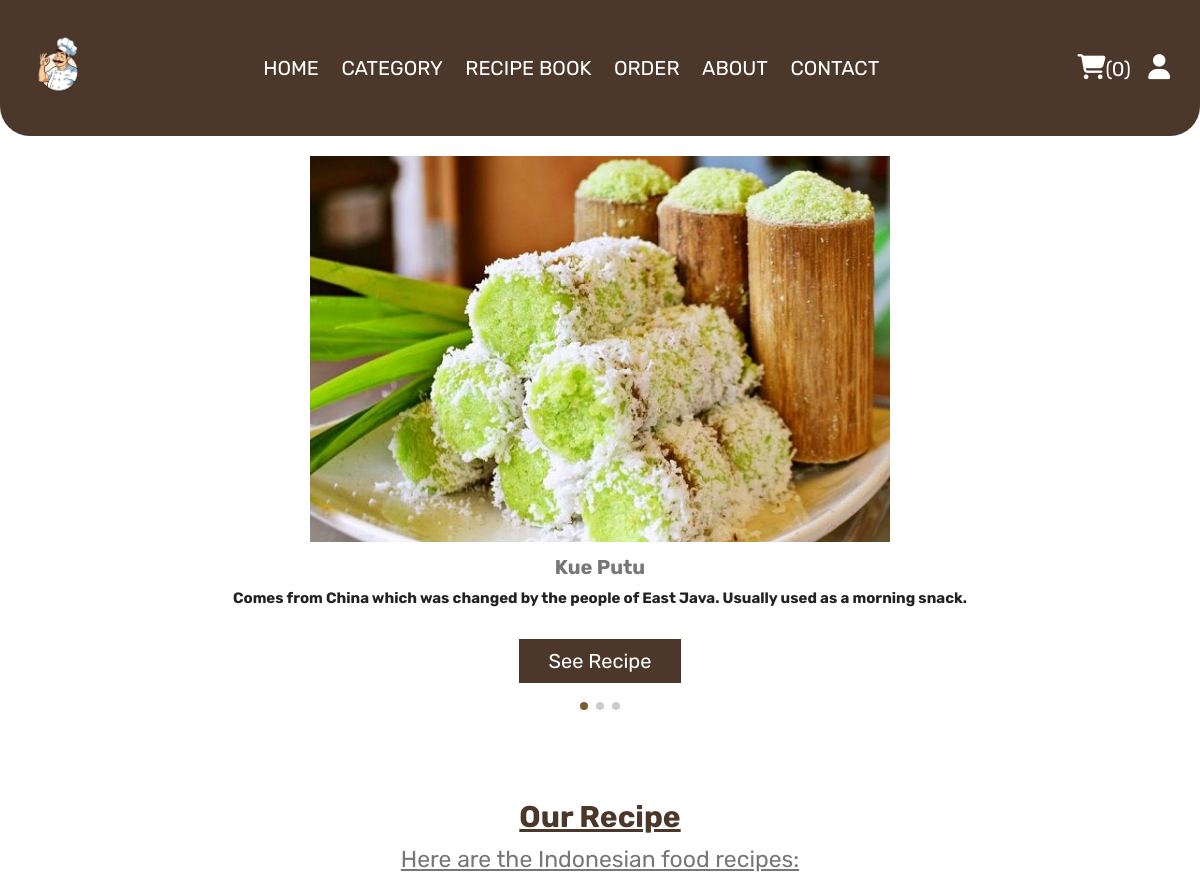
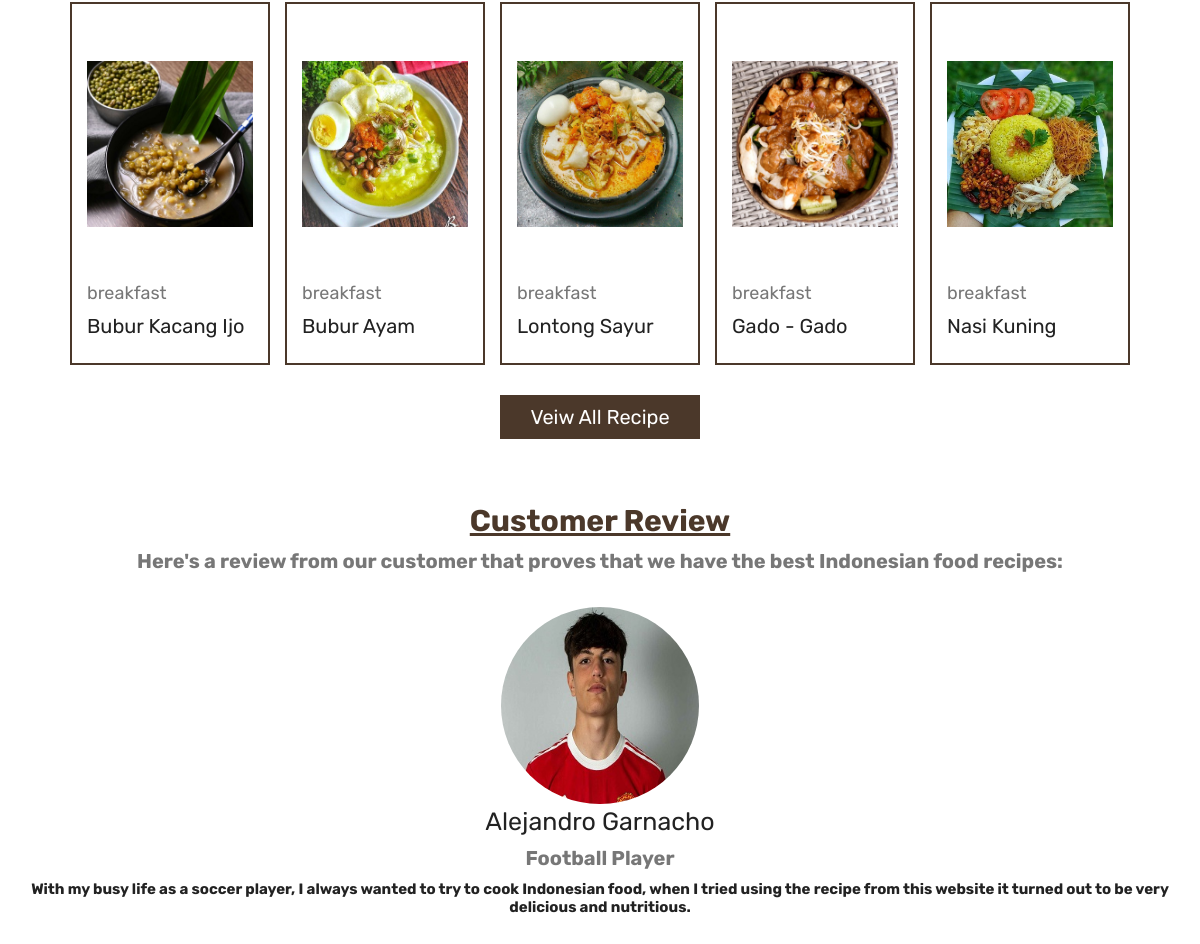
The app's page /home.php with its own data (2 pictures, top to bottom).
### tables this page shows
CREATE TABLE `recipe` (
  `id` int(100) NOT NULL,
  `name` varchar(100) NOT NULL,
  `type` varchar(100) NOT NULL,
  `description` text NOT NULL,
  `image` varchar(100) NOT NULL
);

### home.php (the view, shortened to what this page needs)
<?php
include 'components/connect.php';
?>
<!DOCTYPE html>
<html lang="en">
<head>
   <link rel="stylesheet" href="https://unpkg.com/swiper@8/swiper-bundle.min.css" />
   <link rel="stylesheet" href="https://cdnjs.cloudflare.com/ajax/libs/font-awesome/6.1.1/css/all.min.css">
   <link rel="stylesheet" href="css/style.css">
</head>
<body>
<?php include 'components/user_header.php'; ?>
<section class="hero">
   <div class="swiper hero-slider">
      <div class="swiper-wrapper">
         <div class="swiper-slide slide">
            <div class="content">
            <div class="image">
               <img src="images/carousel/kue_putu_bambu.jpg" alt="">
            </div>
               <h3>Kue Putu</h3>
               <h2>Comes from China which was changed by the people of East Java.
						Usually used as a morning snack.</h2>
                  <br>
                  <a href="type.php?type=snack" class="btn"> See Recipe </a>
            </div>
         </div>
         <div class="swiper-slide slide">
            <div class="content">
            <div class="image">
            </div>
               <h3>Cireng</h3>
               <h2>Cireng comes from the Sunda region.
						Made from starch/tapioca flour whose dough is fried.</h2>
                  <a href="type.php?type=snack" class="btn"> See Recipe </a>
            </div>
         </div>
         <div class="swiper-slide slide">
            <div class="content">
            <div class="image">
            </div>
               <h3>Sate Ayam Bumbu Kacang</h3>
               <h2>Chicken satay is a typical Indonesian food.
						Grilled over charcoal and served with peanut sauce or soy sauce.</h2>
                  <a href="type.php?type=dinner" class="btn"> See Recipe </a>
            </div>
         </div>
      </div>
      <div class="swiper-pagination"></div>
   </div>
</section>
<br>
<br>
<br>
<section class="products">
   <h1 class="title">Our Recipe</h1>
	<p>Here are the Indonesian food recipes:</p>
		<div class="box-container">
		   <?php
      		$select_recipe = $conn->prepare("SELECT * FROM `recipe` LIMIT 5");
         	$select_recipe->execute();
         	if($select_recipe->rowCount() > 0){
         	while($fetch_recipe = $select_recipe->fetch(PDO::FETCH_ASSOC)){
   		?>
   		<form action="" method="post" class="box">
         	<img src="uploaded_img/<?= $fetch_recipe['image']; ?>" alt="">
         	<a href="type.php?type=<?= $fetch_recipe['type']; ?>" class="cat"><?= $fetch_recipe['type']; ?></a>
         	<div class="name"><?= $fetch_recipe['name']; ?></div>
         </form>
         <?php
            }
         }else{
            echo '<p class="empty">No Recipe Added</p>';
         }
         ?>
		</div>
      <div class="more-btn">
      <a href="recipe.php" class="btn">Veiw All Recipe</a>
   </div>
   </section>
   <br>
   <br>
   <section class="hero">
   <h1 class="title">Customer Review</h1>
   <h2>Here's a review from our customer that proves that we have the best Indonesian food recipes: </h2>
   <br>
   <br>
   <div class="swiper hero-slider">
      <div class="swiper-wrapper">
      <div class="swiper-slide slide">
            <div class="content">
            <div class="image2">
               <img src="images/customer/garnacho.jpg" alt="">
            </div>
               <span>Alejandro Garnacho</span>
               <br>
               <h3>Football Player</h3>
               <h2>With my busy life as a soccer player, I always wanted to try to cook Indonesian food, when I tried using the recipe from this website it turned out to be very delicious and nutritious.</h2>
            </div>
         </div>
         <div class="swiper-slide slide">
            <div class="content">
            <div class="image2">
            </div>
               <span>Jeon Jungkook</span>
               <br>
               <h3>Singer</h3>
               <h2>I'm from South Korea and want to try to cook Indonesian food, but I find the recipe difficult to make and not convincing.
					When I saw this website and tried the recipe it turned out to be very easy and tastes delicious.</h2>
            </div>
         </div>
         <div class="swiper-slide slide">
            <div class="content">
            <div class="image2">
            </div>
               <span>Kwon Ji-yong</span>
               <br>
               <h3>Rapper, Fashion Designer</h3>
               <h2>With this website, I feel I can learn to cook Indonesian food easily and also when I cook with my abilities it turns out to be very tasty.</h2>
            </div>
         </div>
         </div>
      </div>
</section>
</body>
</html>

### components/user_header.php (shortened to what this page needs)
<header class="header">
   <section class="flex">
      <a class="logo" href="home.php"><img src="images/bnd.png" alt="BnS" width="50" /></a>
      <nav class="navbar">
         <a href="home.php">HOME</a>
         <a href="recipe.php">CATEGORY</a>
         <a href="book.php">RECIPE BOOK</a>
         <a href="orders.php">ORDER</a>
         <a href="about.php">ABOUT</a>
         <a href="contact.php">CONTACT</a>
      </nav>
      <div class="icons">
         <?php
            $count_cart_items = $conn->prepare("SELECT * FROM `cart` WHERE user_id = ?");
            $count_cart_items->execute([$user_id]);
            $total_cart_items = $count_cart_items->rowCount();
         ?>
         <a href="cart.php"><i class="fas fa-shopping-cart"></i><span>(<?= $total_cart_items; ?>)</span></a>
         <div id="user-btn" class="fas fa-user"></div>
      </div>
   </section>
</header>

### css/style.css (style rules this page uses)
:root { --yellow:#fed330; --red:#e74c3c; --white:#fff; --black:#222; --light-color:#777; --border:.2rem solid var(--black); --border2 : .2rem solid var(--coklat); --coklat : #4b382a; --coklat2 : #795c32; }
* { font-family: 'Rubik', sans-serif; margin:0; padding:0; box-sizing: border-box; outline: none; border: none; text-decoration: none; }
html { font-size: 62.5%; overflow-x: hidden; scroll-behavior: smooth; stop-opacity: 7rem; }
section { margin:0 auto; max-width: 1200px; padding:2rem; }
.title { font-size: 3rem; color:var(--coklat); text-transform: capitalize; text-decoration: underline; text-align: center; }
.btn, .delete-btn { margin-top: 1rem; display: inline-block; font-size: 2rem; padding:1rem 3rem; cursor: pointer; text-transform: capitalize; transition: .2s linear; }
.btn { background-color: var(--coklat); color:var(--white); }
.header { position: sticky; top:0; left:0; right:0; z-index: 1000; background-color: var(--coklat); border-radius: 0px 0px 30px 30px; padding: 10px 10px 10px 10px; }
.header .flex { display: flex; align-items: center; justify-content: space-between; position: relative; }
.header .flex .logo { font-size: 2.5rem; color:var(--white); }
.header .flex .navbar a { font-size: 2rem; color:var(--white); margin:0 1rem; }
.header .flex .icons > * { margin-left: 1.5rem; font-size: 2.5rem; color:var(--white); cursor: pointer; }
.header .flex .icons span { font-size: 2rem; }
.hero .slide { display: flex; align-items: center; flex-wrap: wrap-reverse; gap:2rem; margin-bottom: 4rem; }
.hero .slide .image { flex:1 1 40rem; text-align: center; }
.hero .slide .image img { width: 50%; }
.hero .slide .image2 { flex:1 1 20rem; }
.hero .slide .image2 img { width: 17%; text-align: center; border-radius: 50%; }
.hero .slide .content { flex:1 1 40rem; text-align: center; }
.hero .slide .content span { font-size: 2.5rem; color:var(--black); }
.hero .slide .content h3 { margin:1rem 0; font-size: 2rem; color:var(--light-color); text-transform: capitalize; }
.hero .slide .content h2 { margin:1rem 0; font-size: 1.5rem; color:var(--black); }
.hero h2 { margin:1rem 0; font-size: 2rem; color:var(--light-color); text-align: center; }
.products { display: flex; justify-content: center; gap:1rem; flex-flow: column; min-height: 20rem; }
.products .box-container { display: grid; grid-template-columns: repeat(auto-fit, 20rem); gap:1.5rem; justify-content: center; }
.products p { font-size: 2.3rem; color:var(--light-color); text-decoration: underline; text-align: center; }
.products .box-container .box { border:var(--border2); padding:1.5rem; position: relative; overflow: hidden; }
.products .box-container .box img { height: 25rem; width: 100%; object-fit: contain; margin-bottom: 1rem; }
.products .box-container .box .cat { font-size: 1.8rem; color:var(--light-color); }
.products .box-container .box .name { font-size: 2rem; color:var(--black); margin:1rem 0; }
.products .more-btn { margin-top: 1rem; text-align: center; }

### records on screen
recipe: image (picture), type "breakfast", name "Bubur Kacang Ijo"
recipe: image (picture), type "breakfast", name "Bubur Ayam"
recipe: image (picture), type "breakfast", name "Lontong Sayur"
recipe: image (picture), type "breakfast", name "Gado - Gado"
recipe: image (picture), type "breakfast", name "Nasi Kuning"

### other values on screen
$total_cart_items "0"
